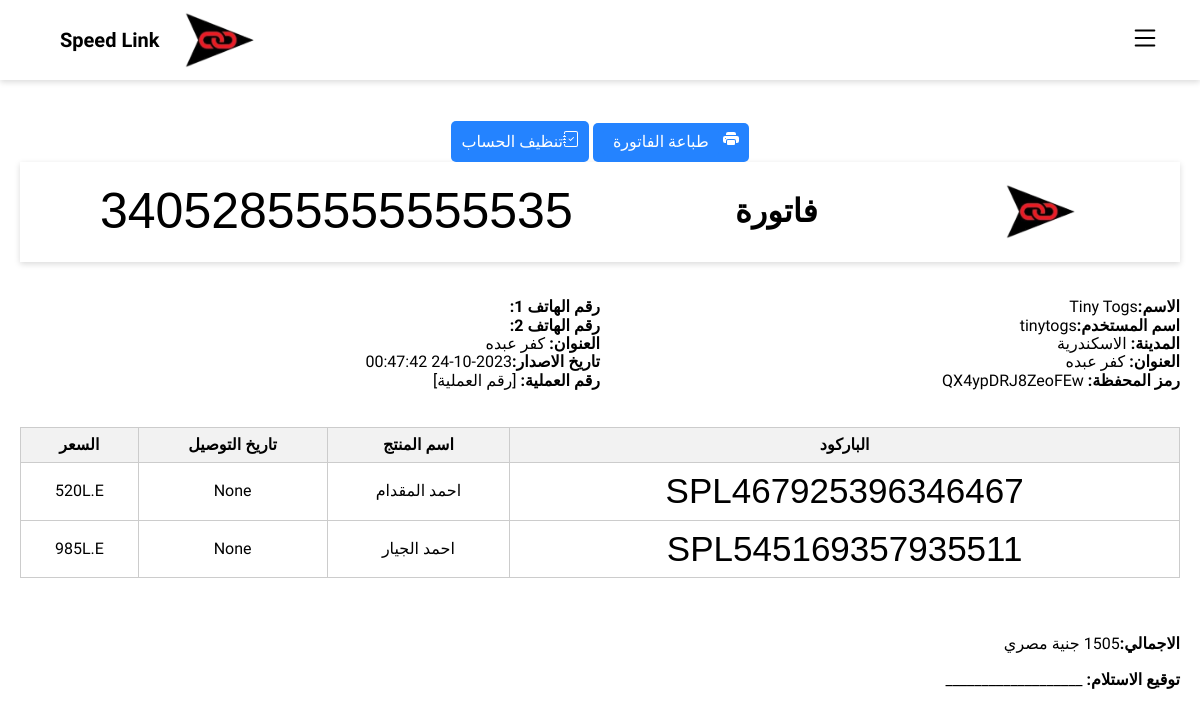
/exp/2, run on the app's committed database.
### app.py (models this page shows)
class Shippers(db.Model):
    id = db.Column(db.Integer, primary_key=True)
    email = db.Column(db.String(100))
    username = db.Column(db.String(100), unique=True)
    password = db.Column(db.String(100))
    name = db.Column(db.String(100))
    phone1 = db.Column(db.String(11))
    phone2 = db.Column(db.String(11))
    city = db.Column(db.String(15))
    address = db.Column(db.String(300))
    wallet_code = db.Column(db.String(15), unique=True)
    dues = db.Column(db.Integer)
    shipments = db.Column(db.Integer)

class Shipment(db.Model):
    id = db.Column(db.Integer, primary_key=True)
    barcode = db.Column(db.String(18))
    shipper_username = db.Column(db.Integer)
    status = db.Column(db.String(50))
    delivery_id = db.Column(db.Integer)
    shipper_name = db.Column(db.String(100))
    shipper_phone_1 = db.Column(db.String(11))
    shipper_phone_2 = db.Column(db.String(11))
    shipper_address = db.Column(db.String(200))
    shipper_city = db.Column(db.String(100))
    shipper_wallet_code = db.Column(db.String(15))
    shipper_note = db.Column(db.Text)
    recipient_name = db.Column(db.String(100))
    recipient_phone_1 = db.Column(db.String(15))
    recipient_phone_2 = db.Column(db.String(15))
    recipient_address = db.Column(db.String(200))
    recipient_city = db.Column(db.String(100))
    recipient_note = db.Column(db.Text)
    pprice = db.Column(db.Integer)
    dprice = db.Column(db.Integer)
    tprice = db.Column(db.Integer)
    shipment_status = db.Column(db.String(100))
    date = db.Column(db.String(23))
    delivery_date = db.Column(db.String(23) )
    aws_code = db.Column(db.String(25))
    how = db.Column(db.String(25))
    isprint = db.Column(db.Integer)
    issend = db.Column(db.Integer)
    Collector = db.Column(db.Integer)

### app.py (the view)
@app.route("/exp/<int:id>")
def exp(id):
    user = Shippers.query.filter_by(id=id).first()
    ship = Shipment.query.filter_by(shipper_username = user.username,shipment_status='تم توصيل الشحنة',Collector=None).all()
    ship = ship[::-1]
    p = 0
    for x in ship:
        p +=x.pprice
    return render_template('exp.html',user=user,date = get_current_time(),ship = ship,tp = p)

### app.py (called while the page is built)
def get_current_time():
    egypt_timezone = pytz.timezone('Africa/Cairo')
    current_time = datetime.datetime.now(egypt_timezone)
    current_time = current_time.replace(microsecond=0, tzinfo=None)
    return current_time

### templates/exp.html (shortened to what this page needs)
{% extends 'base.html' %}
{% block content %}
<center>
    <a href="" class="button" style="margin-top: 0;">
    <input type="button" class="button" onclick="printDiv('invoice')" value="طباعة الفاتورة" /></a>
<a href="/f/{{ user.id }}" class="button" style="
padding: 10px;
">تنظيف الحساب</a>
</center>
<div class="invoice" id="invoice">
    <div class="header">
        <div class="logo">
            <img src="{{ url_for('static', filename='images/logob.png') }}" alt="صورة الجو">
        </div>
        <div class="title">
            <h1>فاتورة</h1>
        </div>
        <div class="barcode">
            34052855555555535
        </div>
    </div>
    <br><br>
    <div class="invoice-details" style="display: flex; justify-content: space-between;">
        <div style="flex: 1;">
            <p><strong>الاسم:</strong>{{ user.name }}</p>
            <p><strong>اسم المستخدم:</strong>{{ user.username }}</p>
            <p><strong>المدينة:</strong>  {% if user.city== '1' %}
                القاهرة
            {% elif user.city== '2' %}
                البحيرة
            {% elif user.city== '3' %}
                الاسكندرية
            {% elif user.city== '4' %}
                الدلتا
            {% elif user.city== '5' %}
                الاسماعيلية
            {% elif user.city== '6' %}
                بورسعيد
            {% elif user.city== '7' %}
                السويس
            {% elif user.city== '8' %}
                الشرقية
            {% elif user.city== '9' %}
                بنى سويف
            {% elif user.city== '10' %}
                المنيا
            {% elif user.city== '11' %}
                اسيوط
            {% elif user.city== '12' %}
                سوهاج
            {% elif user.city== '13' %}
                الساحل الشمالي
            {% elif user.city== '14' %}
                مطروح
            {% elif user.city== '15' %}
                قنا
            {% elif user.city== '16' %}
                الاقصر
            {% elif user.city== '17' %}
                اسوان
            {% elif user.city== '18' %}
                شرم الشيخ
            {% elif user.city== '19' %}
                الغردقة
            {% elif user.city== '20' %}
                مدن البحر الاحمر
            {% elif user.city== '21' %}
                الفيوم
            {% elif user.city== '22' %}
                خارج التغطية
            {% elif user.city== '23' %}
                موقوف
            {% elif user.city== '24' %}
                ش
            {% elif user.city== '25' %}
                منصورة
            {% elif user.city== '26' %}
                قليوب
            {% else %}
                City not found
            {% endif %}</p>
            <p><strong>العنوان:</strong> {{ user.address }}</p>
            <p><strong>رمز المحفظة:</strong> {{ user.wallet_code }}</p>
        </div>
        <div style="flex: 1;">
            <p><strong>رقم الهاتف 1:</strong> {{ user.phone1 }}</p>
            <p><strong>رقم الهاتف 2:</strong> {{ user.phone2 }}</p>
            <p><strong>العنوان:</strong> {{ user.address }}</p>
            <p><strong>تاريخ الاصدار:</strong>{{ date }}</p>
            <p><strong>رقم العملية:</strong> [رقم العملية]</p>
        </div>
    </div><br><br>
    <table class="product-table" style="width: 100%; border-collapse: collapse; margin-bottom: 20px;">
        <tr>
            <th style="border: 1px solid #ccc; padding: 8px; text-align: center; background-color: #f2f2f2;">الباركود</th>
            <th style="border: 1px solid #ccc; padding: 8px; text-align: center; background-color: #f2f2f2;">اسم المنتج</th>
            <th style="border: 1px solid #ccc; padding: 8px; text-align: center; background-color: #f2f2f2;">تاريخ التوصيل</th>
            <th style="border: 1px solid #ccc; padding: 8px; text-align: center; background-color: #f2f2f2;">السعر</th>
        </tr>
        {% for s in ship %}
        <tr>
            <td style="border: 1px solid #ccc; padding: 8px; text-align: center;"><p class="barcode" style="font-size: 35px;">{{ s.barcode }}</p></td>
            <td style="border: 1px solid #ccc; padding: 8px; text-align: center;">{{ s.recipient_name }}</td>
            <td style="border: 1px solid #ccc; padding: 8px; text-align: center;">{{ s.delivery_date }}</td>
            <td style="border: 1px solid #ccc; padding: 8px; text-align: center;">{{ s.pprice }}L.E</td>
        </tr>
        {% endfor %}
    </table>
    <br><br>
    <p class="total"><strong>الاجمالي:</strong>{{ tp }} جنية مصري</p>
<br>
    <div class="signature">
        <p><strong>توقيع الاستلام:</strong> ___________________</p>
    </div>
</div>
{% endblock %}

### static/css/style.css (style rules this page uses)
* { margin: 0; padding: 0; box-sizing: border-box; }
body { font-family: 'Cairo', sans-serif; background: rgb(189, 208, 251); }
.header { padding: 10px 80px; display: flex; align-items: center; justify-content: space-between; box-shadow: 0 2px 6px rgba(0, 0, 0, 0.15); }
.logo img { width: 80px; }
.header { background-color: #fff; }
.header-content, .logo { text-align: center; display: flex; align-items: center; justify-content: space-between; gap: 20px; margin: 0 20px; }

### templates/base.html (style rules this page uses)
body { margin: 0; padding: 0; background-color: #fff; font-family: "Cairo", sans-serif; direction: rtl; min-height: 100vh; }
.barcode { font-family: 'barcode font', sans-serif; font-size : 50px; }

### templates/exp.html (style rules this page uses)
.button { padding: 5px 10px; background-color: #2483ff; color: white; border: none; border-radius: 5px; text-decoration: none; display: inline-block; }

### data on the page
Shippers: name "Tiny Togs", username "tinytogs", address "كفر عبده", wallet_code "QX4ypDRJ8ZeoFEw"
Shipment: barcode "SPL467925396346467", recipient_name "احمد المقدام", delivery_date "None", pprice "520"
Shipment: barcode "SPL545169357935511", recipient_name "احمد الجيار", delivery_date "None", pprice "985"

### other printed values
{{ date }} "2023-10-24 00:47:42"
